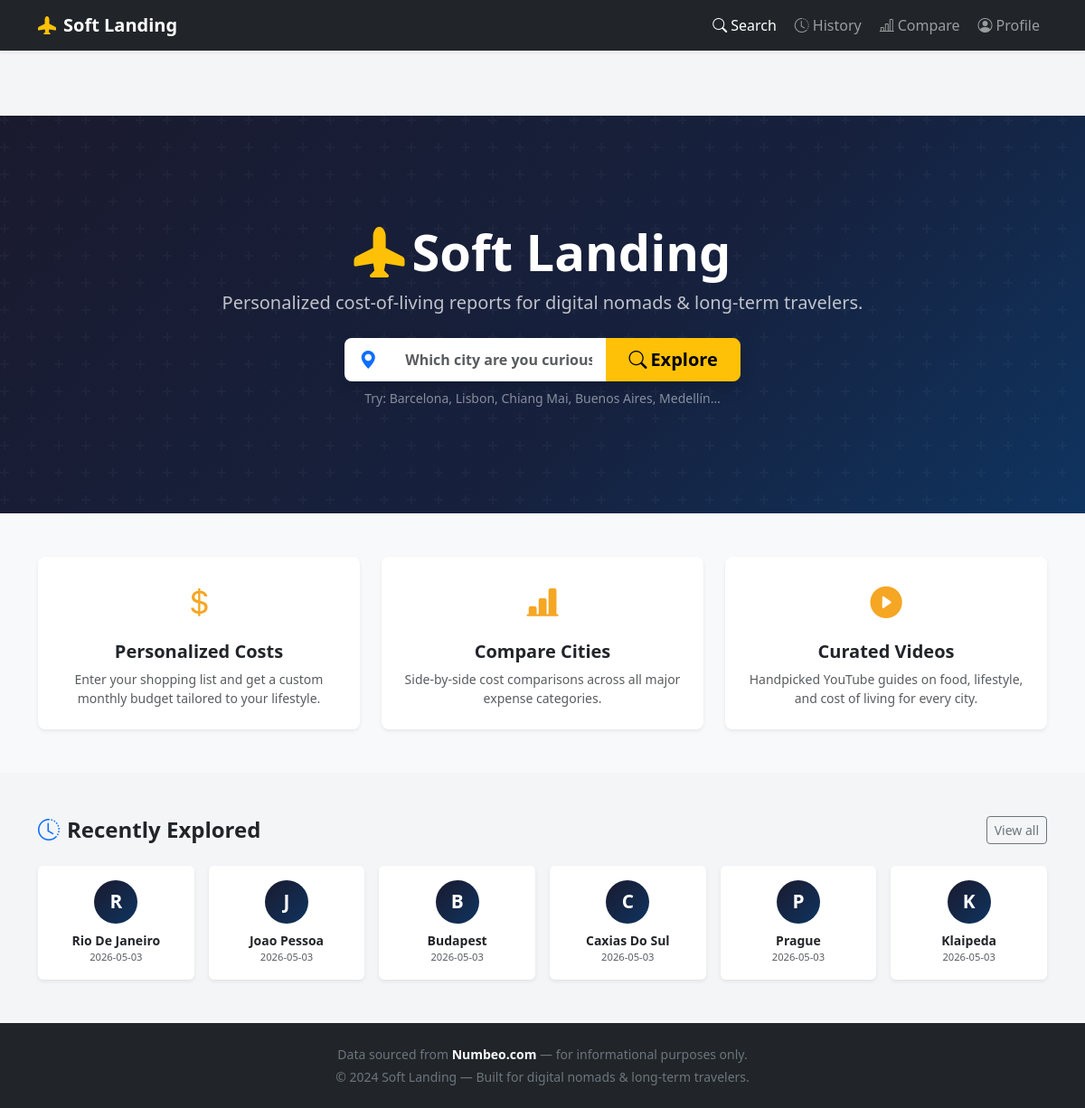
The page / on the database its author committed.
### tables this page shows
CREATE TABLE city_reports (
            id INTEGER PRIMARY KEY AUTOINCREMENT,
            city_name TEXT NOT NULL UNIQUE,
            data TEXT NOT NULL,
            created_at TEXT DEFAULT CURRENT_TIMESTAMP
        );

### app.py (the view)
@app.route('/')
def index():
    recent = get_all_reports(limit=6)
    return render_template('index.html', recent_reports=recent)

### database.py (called while the page is built)
def get_db():
    conn = sqlite3.connect(DB_PATH)
    conn.row_factory = sqlite3.Row
    return conn

def get_all_reports(limit=None):
    conn = get_db()
    try:
        query = 'SELECT id, city_name, created_at FROM city_reports ORDER BY created_at DESC'
        if limit:
            query += f' LIMIT {int(limit)}'
        return [dict(r) for r in conn.execute(query).fetchall()]
    finally:
        conn.close()

### templates/index.html (shortened to what this page needs)
{% extends "base.html" %}
{% block content %}
<section class="hero-section d-flex align-items-center">
  <div class="container text-center text-white">
    <div class="hero-content">
      <h1 class="display-4 fw-bold mb-2">
        <i class="bi bi-airplane-fill text-warning me-2"></i>Soft Landing
      </h1>
      <p class="lead mb-4 text-light opacity-75">
        Personalized cost-of-living reports for digital nomads &amp; long-term travelers.
      </p>
      <form action="{{ url_for('search') }}" method="POST" id="searchForm">
        <div class="row justify-content-center">
          <div class="col-md-7 col-lg-5">
            <div class="position-relative">
              <div class="input-group input-group-lg shadow">
                <span class="input-group-text bg-white border-0">
                  <i class="bi bi-geo-alt-fill text-primary"></i>
                </span>
                <input
                  type="text"
                  name="city"
                  id="cityInput"
                  class="form-control border-0 fw-semibold"
                  placeholder="Which city are you curious to live in?"
                  autocomplete="off"
                  required
                >
                <button class="btn btn-warning fw-bold px-4" type="submit" id="searchBtn">
                  <i class="bi bi-search me-1"></i>Explore
                </button>
              </div>
            </div>
            <div class="form-text text-light opacity-50 mt-2 small">
              Try: Barcelona, Lisbon, Chiang Mai, Buenos Aires, Medellín…
            </div>
          </div>
        </div>
      </form>
    </div>
  </div>
</section>
<section class="py-5 bg-light">
  <div class="container">
    <div class="row g-4 text-center">
      <div class="col-md-4">
        <div class="feature-card p-4 rounded-3 bg-white shadow-sm h-100">
          <div class="feature-icon mb-3"><i class="bi bi-currency-dollar"></i></div>
          <h5 class="fw-bold">Personalized Costs</h5>
          <p class="text-muted small mb-0">Enter your shopping list and get a custom monthly budget tailored to your lifestyle.</p>
        </div>
      </div>
      <div class="col-md-4">
        <div class="feature-card p-4 rounded-3 bg-white shadow-sm h-100">
          <div class="feature-icon mb-3"><i class="bi bi-bar-chart-line-fill"></i></div>
          <h5 class="fw-bold">Compare Cities</h5>
          <p class="text-muted small mb-0">Side-by-side cost comparisons across all major expense categories.</p>
        </div>
      </div>
      <div class="col-md-4">
        <div class="feature-card p-4 rounded-3 bg-white shadow-sm h-100">
          <div class="feature-icon mb-3"><i class="bi bi-play-circle-fill"></i></div>
          <h5 class="fw-bold">Curated Videos</h5>
          <p class="text-muted small mb-0">Handpicked YouTube guides on food, lifestyle, and cost of living for every city.</p>
        </div>
      </div>
    </div>
  </div>
</section>
{% if recent_reports %}
<section class="py-5">
  <div class="container">
    <div class="d-flex justify-content-between align-items-center mb-4">
      <h4 class="fw-bold mb-0"><i class="bi bi-clock-history me-2 text-primary"></i>Recently Explored</h4>
      <a href="{{ url_for('history') }}" class="btn btn-sm btn-outline-secondary">View all</a>
    </div>
    <div class="row g-3">
      {% for r in recent_reports %}
      <div class="col-6 col-md-4 col-lg-2">
        <a href="{{ url_for('report', city=r.city_name.replace(' ', '-')) }}"
           class="text-decoration-none">
          <div class="city-card card h-100 border-0 shadow-sm text-center p-3">
            <div class="city-initial">{{ r.city_name[0].upper() }}</div>
            <div class="fw-semibold mt-2 small text-dark">{{ r.city_name }}</div>
            <div class="text-muted" style="font-size:.7rem">{{ r.created_at[:10] }}</div>
          </div>
        </a>
      </div>
      {% endfor %}
    </div>
  </div>
</section>
{% endif %}
{% endblock %}

### templates/base.html (shortened to what this page needs)
<!DOCTYPE html>
<html lang="en">
<head>
  <link rel="stylesheet" href="https://cdn.jsdelivr.net/npm/bootstrap@5.3.3/dist/css/bootstrap.min.css">
  <link rel="stylesheet" href="https://cdn.jsdelivr.net/npm/bootstrap-icons@1.11.3/font/bootstrap-icons.min.css">
  <link rel="stylesheet" href="{{ url_for('static', filename='css/style.css') }}">
</head>
<body>
<nav class="navbar navbar-expand-lg navbar-dark bg-dark fixed-top shadow-sm">
  <div class="container">
    <a class="navbar-brand fw-bold d-flex align-items-center gap-2" href="{{ url_for('index') }}">
      <i class="bi bi-airplane-fill text-warning"></i>
      Soft Landing
    </a>
    <div class="collapse navbar-collapse" id="navMenu">
      <ul class="navbar-nav ms-auto gap-1">
        <li class="nav-item">
          <a class="nav-link {% if request.endpoint == 'index' %}active{% endif %}" href="{{ url_for('index') }}">
            <i class="bi bi-search me-1"></i>Search
          </a>
        </li>
        <li class="nav-item">
          <a class="nav-link {% if request.endpoint == 'history' %}active{% endif %}" href="{{ url_for('history') }}">
            <i class="bi bi-clock-history me-1"></i>History
          </a>
        </li>
        <li class="nav-item">
          <a class="nav-link {% if request.endpoint == 'compare' %}active{% endif %}" href="{{ url_for('compare') }}">
            <i class="bi bi-bar-chart-line me-1"></i>Compare
          </a>
        </li>
        <li class="nav-item">
          <a class="nav-link {% if request.endpoint == 'profile' %}active{% endif %}" href="{{ url_for('profile') }}">
            <i class="bi bi-person-circle me-1"></i>Profile
          </a>
        </li>
      </ul>
    </div>
  </div>
</nav>
<div class="container mt-5 pt-4">
</div>
{% block content %}{% endblock %}
<footer class="footer mt-auto py-4 bg-dark text-light">
  <div class="container text-center">
    <p class="mb-1 small text-secondary">
      Data sourced from <strong class="text-light">Numbeo.com</strong> &mdash; for informational purposes only.
    </p>
    <p class="mb-0 small text-secondary">&copy; {{ 2024 }} Soft Landing &mdash; Built for digital nomads &amp; long-term travelers.</p>
  </div>
</footer>
</body>
</html>

### static/css/style.css (style rules this page uses)
:root { --sl-dark: #1a1a2e; --sl-mid: #16213e; --sl-accent: #f5a623; --sl-light: #f8f9fa; --sl-border: #dee2e6; }
body { padding-top: 56px; background-color: #f4f5f7; font-family: 'Segoe UI', system-ui, -apple-system, sans-serif; }
.hero-section { min-height: 55vh; background: linear-gradient(135deg, var(--sl-dark) 0%, var(--sl-mid) 60%, #0f3460 100%); position: relative; overflow: hidden; }
.hero-section::before { content: ''; position: absolute; inset: 0; }
.hero-content { position: relative; z-index: 1; padding: 4rem 1rem; }
.input-group-lg .form-control { font-size: 1rem; }
.feature-icon { font-size: 2.2rem; color: var(--sl-accent); }
.feature-card { transition: transform .2s, box-shadow .2s; }
.city-card { transition: transform .2s, box-shadow .2s; }
.city-initial { width: 48px; height: 48px; border-radius: 50%; background: linear-gradient(135deg, var(--sl-dark), #0f3460); color: white; font-size: 1.3rem; font-weight: 700; display: flex; align-items: center; justify-content: center; margin: 0 auto; }
.footer { margin-top: 4rem; }

### rows shown on the page
city_reports: city_name "R", city_name "Rio De Janeiro", created_at "2026-05-03"
city_reports: city_name "J", city_name "Joao Pessoa", created_at "2026-05-03"
city_reports: city_name "B", city_name "Budapest", created_at "2026-05-03"
city_reports: city_name "C", city_name "Caxias Do Sul", created_at "2026-05-03"
city_reports: city_name "P", city_name "Prague", created_at "2026-05-03"
city_reports: city_name "K", city_name "Klaipeda", created_at "2026-05-03"

### other values the page prints
{{ 2024 }} "2024"
